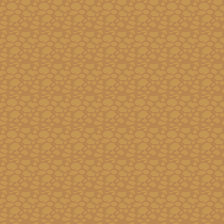

Tiled map render using the project's own tile images. Description and the whole map definition, tile-layer contents included, below:
An orthogonal 7x7 tile map with 32x32 px tiles, 1 tile layer (Ground).

<map version="1.0" tiledversion="1.0.2" orientation="orthogonal" renderorder="right-down" width="7" height="7" tilewidth="32" tileheight="32" nextobjectid="1">
 <tileset firstgid="1" source="Terreni.tsx" />
 <layer name="Ground" width="7" height="7">
  <data encoding="csv">
95,95,95,95,95,95,95,
95,95,95,95,95,95,95,
95,95,95,95,95,95,95,
95,95,95,95,95,95,95,
95,95,95,95,95,95,95,
95,95,95,95,95,95,95,
95,95,95,95,95,95,95
</data>
 </layer>
</map>
